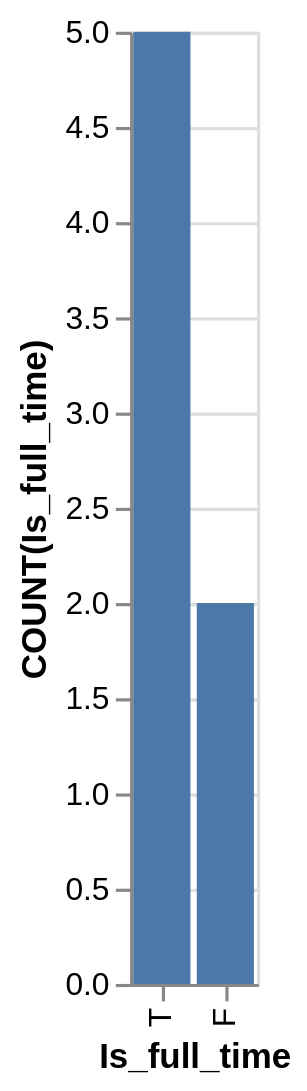

This figure's Vega-Lite source:
### Vega-Lite specification from a JSON file in a GitHub repository (floating-point values rounded to 4 significant figures)
{"data": {"values": [{"x_data": "T", "y_data": 5}, {"x_data": "F", "y_data": 2}]}, "mark": "bar", "encoding": {"x": {"field": "x_data", "type": "nominal", "title": "Is_full_time", "sort": {"op": "sum", "field": "y_data", "order": "descending"}}, "y": {"field": "y_data", "type": "quantitative", "title": "COUNT(Is_full_time)"}}}
